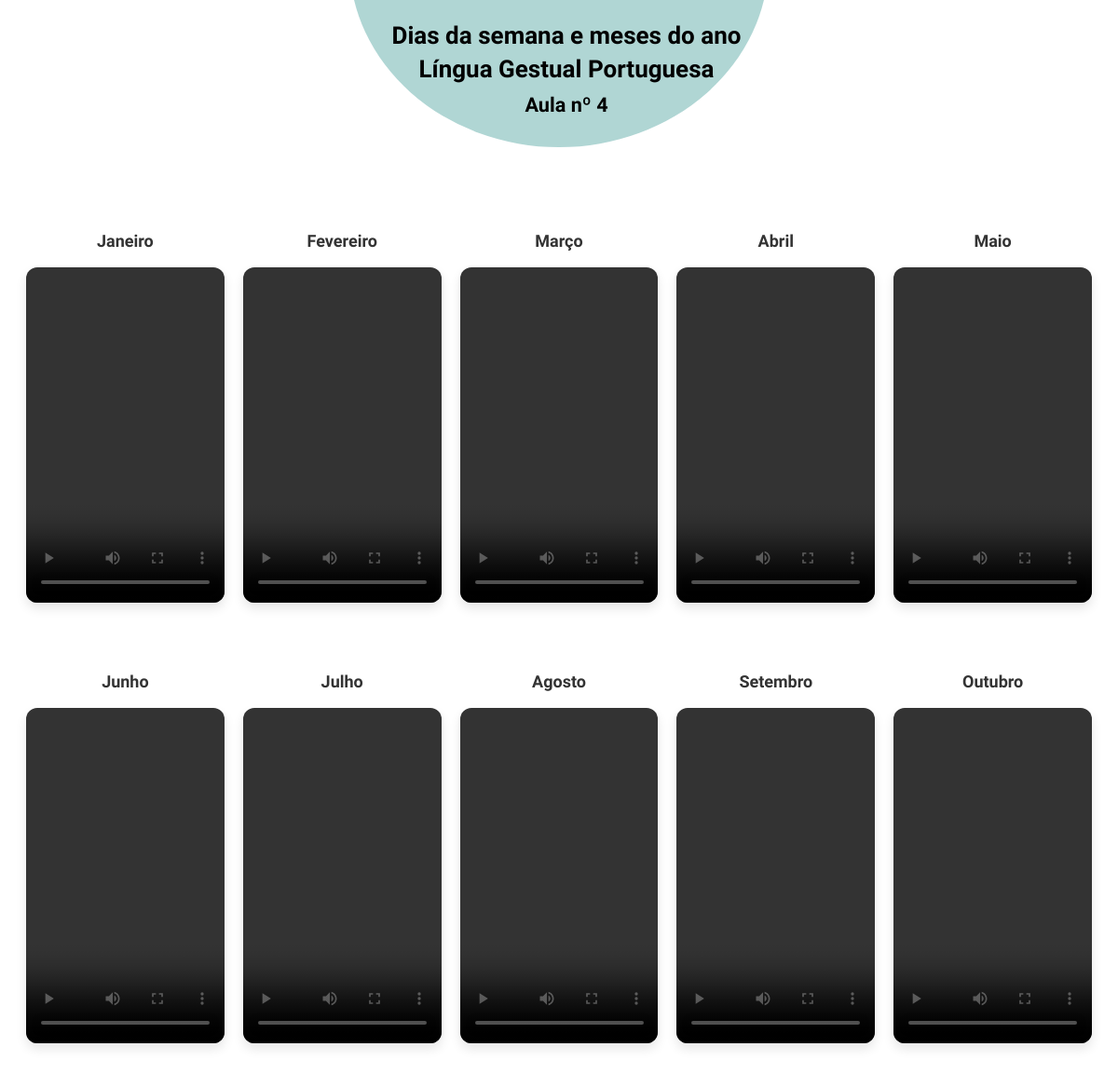
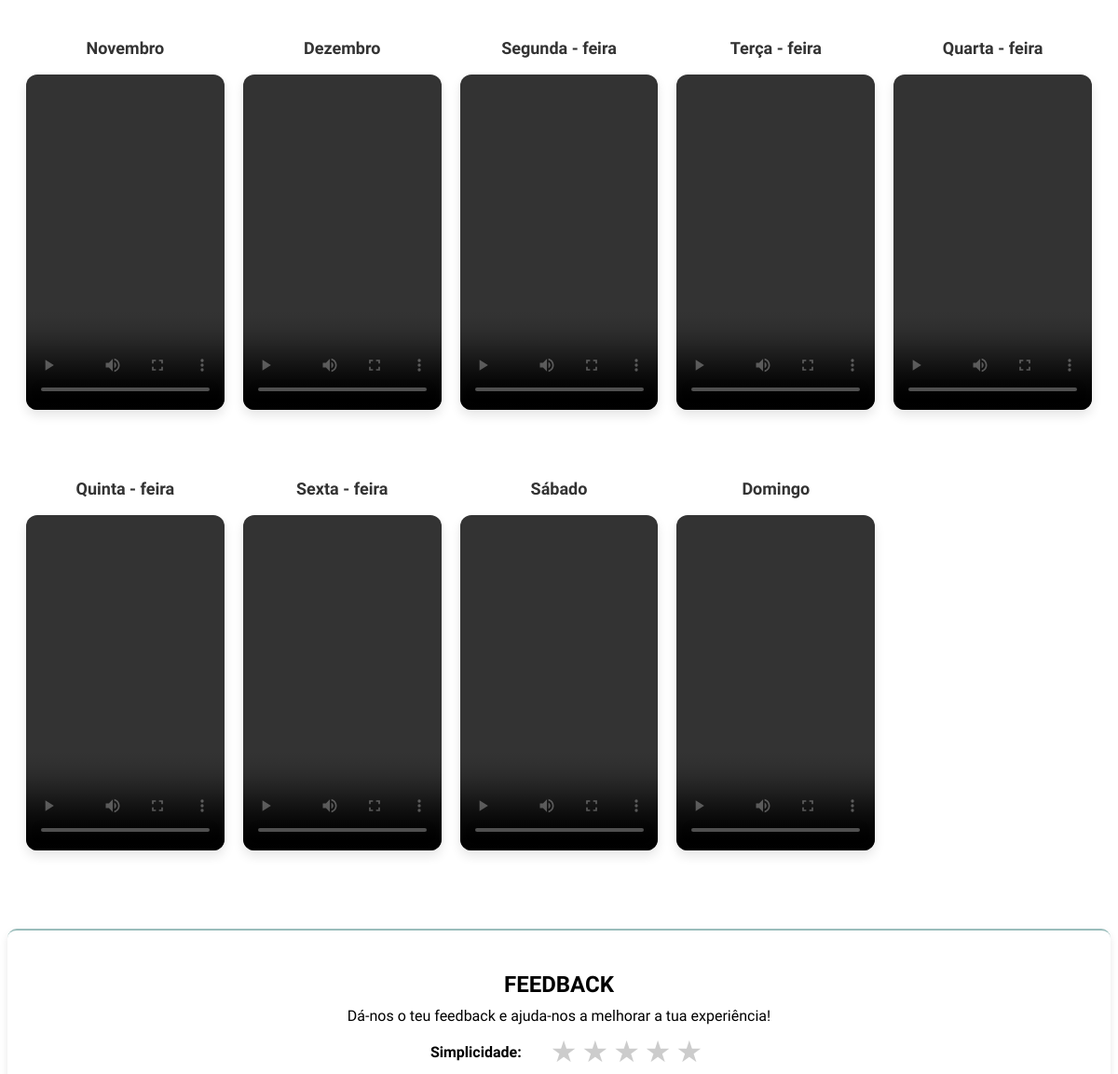
The page /aula/aula/4/ (signed in, upper part) on the database as committed earlier (2 pictures, top to bottom).
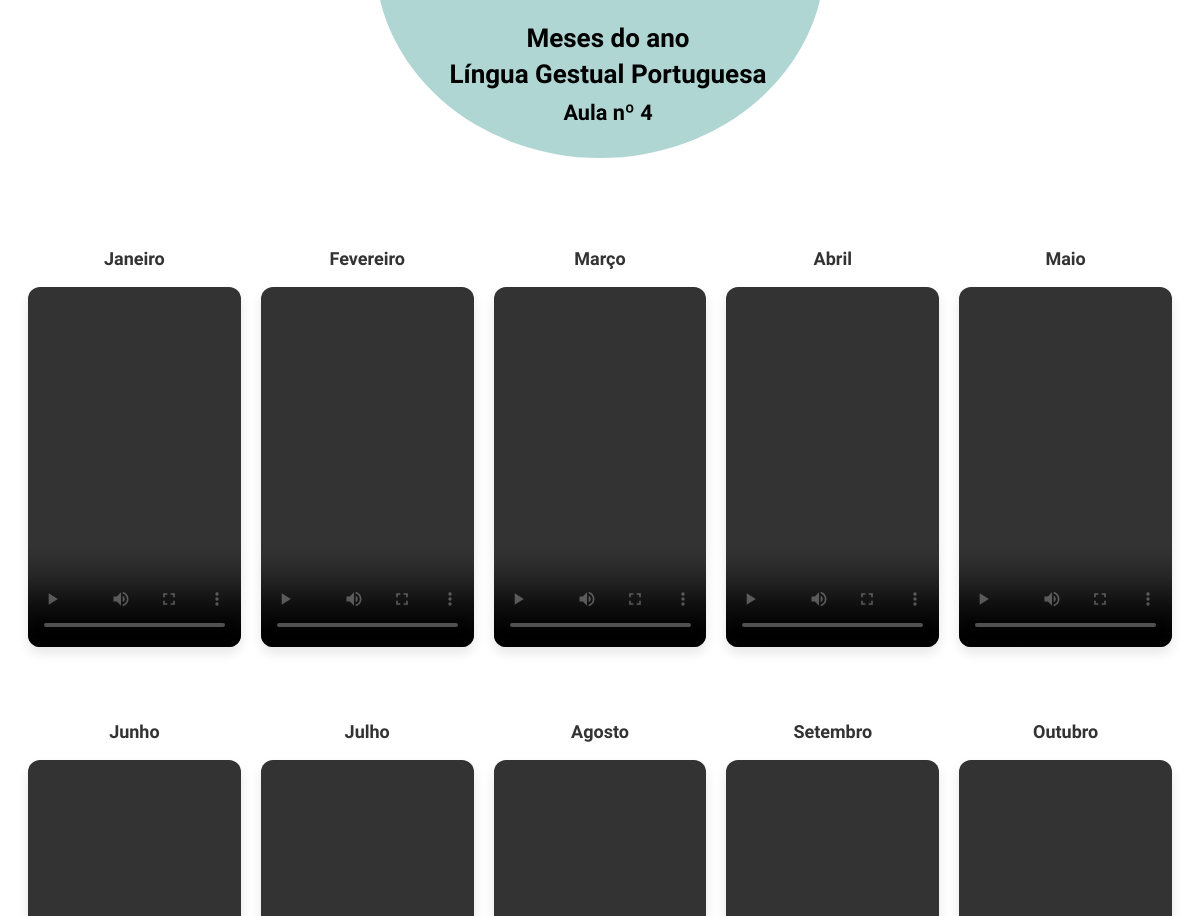
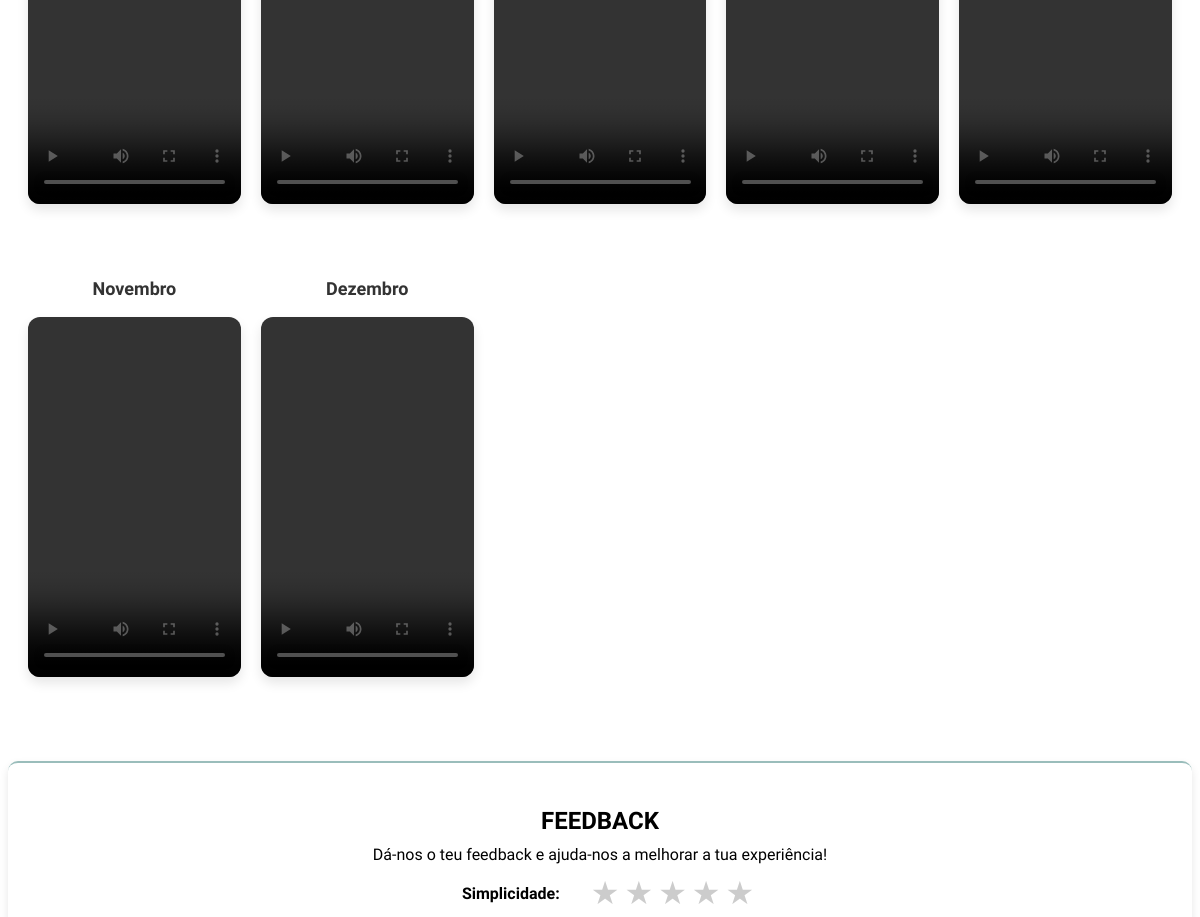
The same page on the database as committed later (2 pictures, top to bottom).
### aulas/models.py (models this page shows, shortened)
class Aula(models.Model):
    titulo = models.CharField(max_length=200)
    descricao = models.TextField()
    ordem = models.IntegerField(default=0)
    numero = models.IntegerField()

class Video(models.Model):
    aula = models.ForeignKey(Aula, on_delete=models.CASCADE, related_name='videos')
    video = models.FileField(upload_to='videos/', blank=True, null=True)
    descricao = models.CharField(max_length=255, blank=True)

### aulas/views.py (the view)
# urls.py: path('aula/<int:aula_id>/', views.ver_aula, name='ver_aula'),
@login_required(login_url='login')
def ver_aula(request, aula_id):
    aula = get_object_or_404(Aula, id=aula_id)
    categorias_feedback = ["simplicidade", "interatividade", "clareza", "planeamento"]
    imagens_com_letras = []
    for i, imagem in enumerate(aula.imagens.all()):
        letra = chr(65 + i)
        imagens_com_letras.append({
            'letra': letra,
            'imagem': imagem
        })
    teste = Teste.objects.filter(aula=aula).first()
    if teste:
        primeira_pergunta = teste.pergunta_set.first()
    else:
        primeira_pergunta = None
    return render(request, 'aulas/ver_aula.html', {
        'aula': aula,
        'categorias_feedback': categorias_feedback,
        'imagens_com_letras': imagens_com_letras,
        'teste': teste,
    })

### aulas/templates/aulas/ver_aula.html (shortened to what this page needs)
{% load static %}
{% load custom_filters %}
<!DOCTYPE html>
<html lang="pt">
<head>
    <link rel="stylesheet" type="text/css" href="{% static 'aulas/ver_aula.css' %}">
</head>
<body>
{% block content %}
<div class="circulo-container">
    <div class="meio-circulo"></div>
    <div class="texto-circulo">
        <h1>{{ aula.titulo }}<br>Língua Gestual Portuguesa<br><small>Aula nº {{ aula.numero }}</small></h1>
    </div>
</div>
<div class="galeria">
  </div>
<div class="videos">
  {% for video in aula.videos.all %}
    <div class="video-container">
      {% if video.descricao %}
        <h3 class="video-descricao">{{ video.descricao }}</h3>
      {% endif %}
      <video width="640" height="360" controls>
        <source src="{{ video.video.url }}" type="video/mp4">
      </video>
    </div>
  {% endfor %}
</div>
<div class="feedback">
    <h3>FEEDBACK</h3>
    {% if feedback_instance %}
        <p>Simplicidade:
            {% for i in "12345" %}
                {% if i <= feedback_instance.simplicidade %}&#9733;{% else %}&#9734;{% endif %}
            {% endfor %}
        </p>
        <p>Interatividade:
            {% for i in "12345" %}
                {% if i <= feedback_instance.interatividade %}&#9733;{% else %}&#9734;{% endif %}
            {% endfor %}
        </p>
        <p>Clareza na tradução:
            {% for i in "12345" %}
                {% if i <= feedback_instance.clareza %}&#9733;{% else %}&#9734;{% endif %}
            {% endfor %}
        </p>
        <p>Planeamento da aula:
            {% for i in "12345" %}
                {% if i <= feedback_instance.planeamento %}&#9733;{% else %}&#9734;{% endif %}
            {% endfor %}
        </p>
    {% else %}
        <p>Dá-nos o teu feedback e ajuda-nos a melhorar a tua experiência!</p>
        <div id="feedback-form">
            <form method="POST">
                {% for categoria in categorias_feedback %}
                    <div class="rating-group" data-cat="{{ categoria }}">
                        <span class="rating-label">{{ categoria|capfirst }}:</span>
                        {% for i in "12345" %}
                            <span class="star" data-value="{{ i }}">&#9733;</span>
                        {% endfor %}
                    </div>
                {% endfor %}
            </form>
        </div>
    {% endif %}
  </div>
  {% endblock %}
  </body>
  </html>

Rows that differ between the two databases and show on the page:
removed Video: descricao "Segunda - feira"
removed Video: descricao "Terça - feira"
removed Video: descricao "Quarta - feira"
removed Video: descricao "Quinta - feira"
removed Video: descricao "Sexta - feira"
removed Video: descricao "Sábado"
removed Video: descricao "Domingo"
changed Aula: titulo "Dias da semana e meses do ano" → "Meses do ano"
